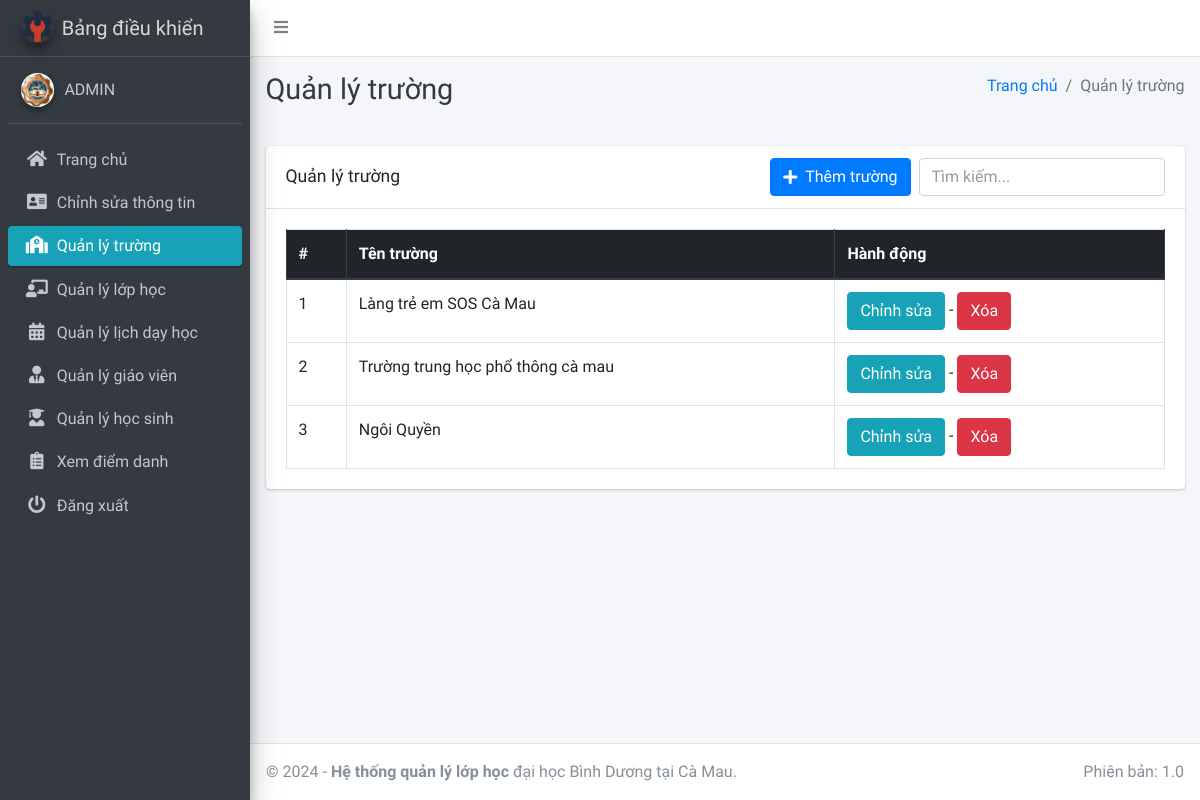
The page /schools/manage/ (signed in) on the database as committed earlier.
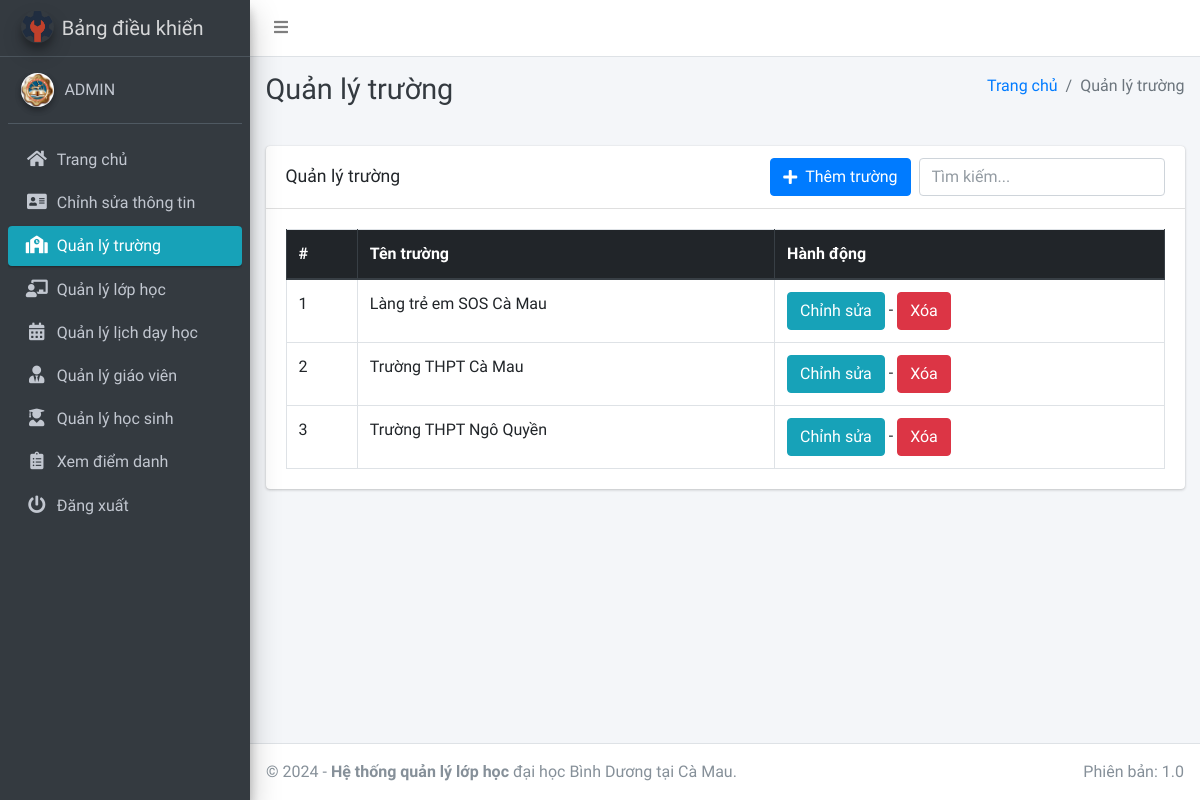
The same page on the database as committed later.
### main_app/models.py (models this page shows, shortened)
class Course(models.Model):
    name = models.CharField(max_length=120, null=True) #tên trường
    created_at = models.DateTimeField(auto_now_add=True)
    updated_at = models.DateTimeField(auto_now=True)

### main_app/hod_views.py (the view)
# urls.py: path("schools/manage/", hod_views.manage_course, name='manage_course'),
def manage_course(request):
    courses = Course.objects.all()
    context = {"courses": courses, "page_title": "Quản lý trường "}
    return render(request, "hod_template/manage_course.html", context)

### main_app/templates/hod_template/manage_course.html (shortened to what this page needs)
{% extends 'main_app/base.html' %}
{% load static %}
{% block page_title %}{{page_title}}{% endblock page_title %}
{% block content %}
<section class="content">
    <div class="container-fluid">
        <div class="row">
            <div class="col-md-12">
                <div class="card">
                    <div class="card-header d-flex justify-content-between align-items-center">
                        <h3 class="card-title">{{page_title}}</h3>
                        <div class="ml-auto d-flex align-items-center">
                            {% url 'add_course' as add_course %}
                            <a href="{{add_course}}" class="btn btn-primary d-flex align-items-center mr-2" style="white-space: nowrap;">
                                <i class="fas fa-plus mr-2"></i> Thêm trường
                            </a>
                            <input type="text" id="searchInput" class="form-control" placeholder="Tìm kiếm...">
                        </div>
                    </div>
                    <div class="card-body">
                        <table id="example2" class="table table-bordered table-hover">
                            <thead class="thead-dark">
                                <tr>
                                    <th>#</th>
                                    <th>Tên trường</th>
                                    <th>Hành động</th>
                                </tr>
                            </thead>
                            <tbody id="courseTableBody">
                                {% for course in courses %}
                                <tr>
                                    <td>{{ forloop.counter }}</td>
                                    <td>{{course.name}}</td>
                                    <td>
                                        <a href="{% url 'edit_course' course.id %}" class="btn btn-info">Chỉnh sửa</a> -
                                        <a href="{% url 'delete_course' course.id %}" onclick="return confirm('Bạn có chắc chắn muốn xóa khóa học này ?')" class="btn btn-danger">Xóa</a>
                                    </td>
                                </tr>
                                {% endfor %}
                            </tbody>
                        </table>
                    </div>
                </div>
            </div>
        </div>
    </div>
</section>
{% endblock content %}

Rows that differ between the two databases and show on the page:
changed Course: name "Trường trung học phổ thông cà mau" → "Trường THPT Cà Mau"
changed Course: name "Ngôi Quyền" → "Trường THPT Ngô Quyền"
